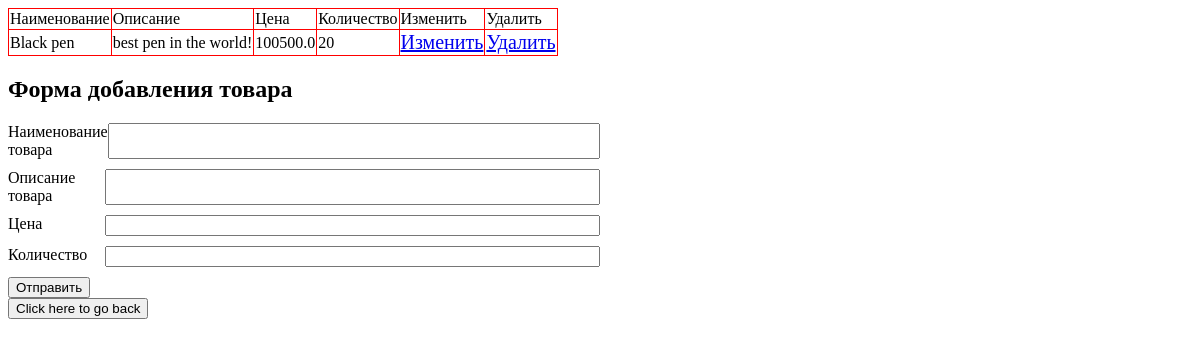
The page /product-info/ on the database as committed earlier.
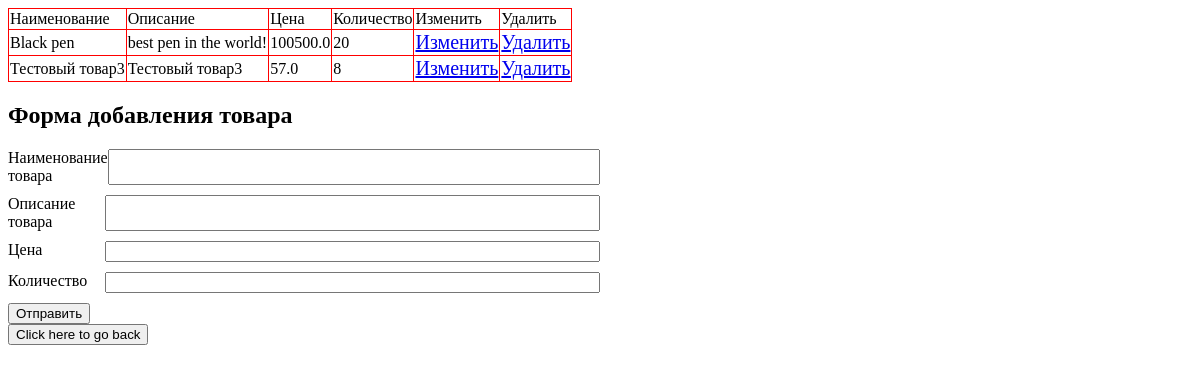
The same page on the database as committed later.
### store/models.py (models this page shows)
class Product(models.Model):
    name = models.CharField(max_length=100)
    description = models.TextField()
    price = models.FloatField()
    storage_amount = models.IntegerField()

### store/views.py (the view, shortened to what this page needs)
# urls.py: re_path(r'^product-info/?$', views.product_info, name="product-info"),
def product_info(request):
    product = request.POST
    products = Product.objects.all()
    return render(request,
                  "store/templates/product-info.html",
                  context={"product_info": products})

### store/templates/store/templates/product-info.html (shortened to what this page needs)
{% extends 'store/templates/base.html'%}
{% block main %}
    <table class="main_table">
        <thead>
            <tr>
                <td>Наименование</td>
                <td>Описание</td>
                <td>Цена</td>
                <td>Количество</td>
                <td>Изменить</td>
                <td>Удалить</td>
            </tr>
        </thead>
        <tbody>
            {% for i in product_info %}
            <tr>
                <td>{{ i.name }}</td>
                <td>{{ i.description }}</td>
                <td>{{ i.price }}</td>
                <td>{{ i.storage_amount }}</td>
                <td><a href="/edit_product/{{ i.id }}">Изменить</a></td>
                <td><a href="/del_product/{{ i.id }}">Удалить</a></td>
            </tr>
            {% endfor %}
        </tbody>
    </table>
    <h2>Форма добавления товара</h2>
    <form action="" method="post">
        <div class="form-group">
            <label for="name">Наименование товара</label>
            <input type="text" name="name" id="name" required>
        </div>
        <div class="form-group">
            <label for="description">Описание товара</label>
            <input type="text" name="description" id="description" required>
        </div>
        <div class="form-group">
            <label for="price">Цена</label>
            <input type="number" name="price" id="price" required>
        </div>
        <div class="form-group">
            <label for="storage_amount">Количество</label>
            <input type="number" name="storage_amount" id="storage_amount" required>
        </div>
        <input type="submit" value="Отправить">
    </form>
{% endblock %}

### store/templates/store/templates/base.html (shortened to what this page needs)
<!DOCTYPE html>
{% load static %}
<html>
<head>
    <link rel="stylesheet" href="{% static 'css/store_style.css' %}">
</head>
<body>
{% block main %}{% endblock %}
</body>
   <button onclick="history.go(-1)">
        Click here to go back
    </button>
</html>

### store/static/css/store_style.css (style rules this page uses)
table { border-collapse: collapse; border: 1px solid gray; }
th, td { border: 1px solid red; }
form { width: 50%; }
.form-group { margin-bottom: 10px; display: flex; }
label { flex: 1; }
input, select { flex: 5; }
a { font-size: 20px; }

Rows that differ between the two databases and show on the page:
added Product: name "Тестовый товар3", description "Тестовый товар3", price "57.0", storage_amount "8"
